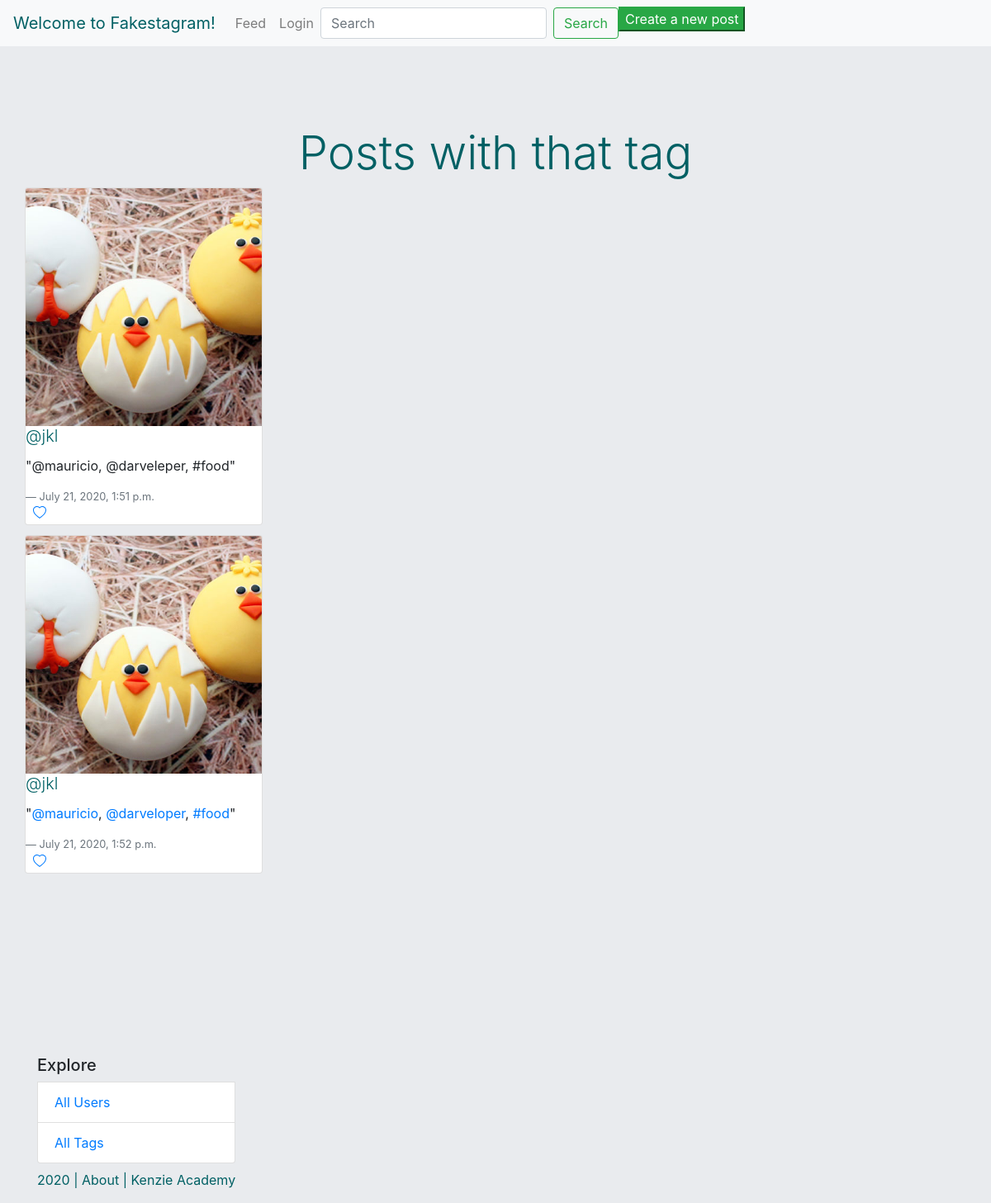
The page /tag/food/ on the database as committed earlier.
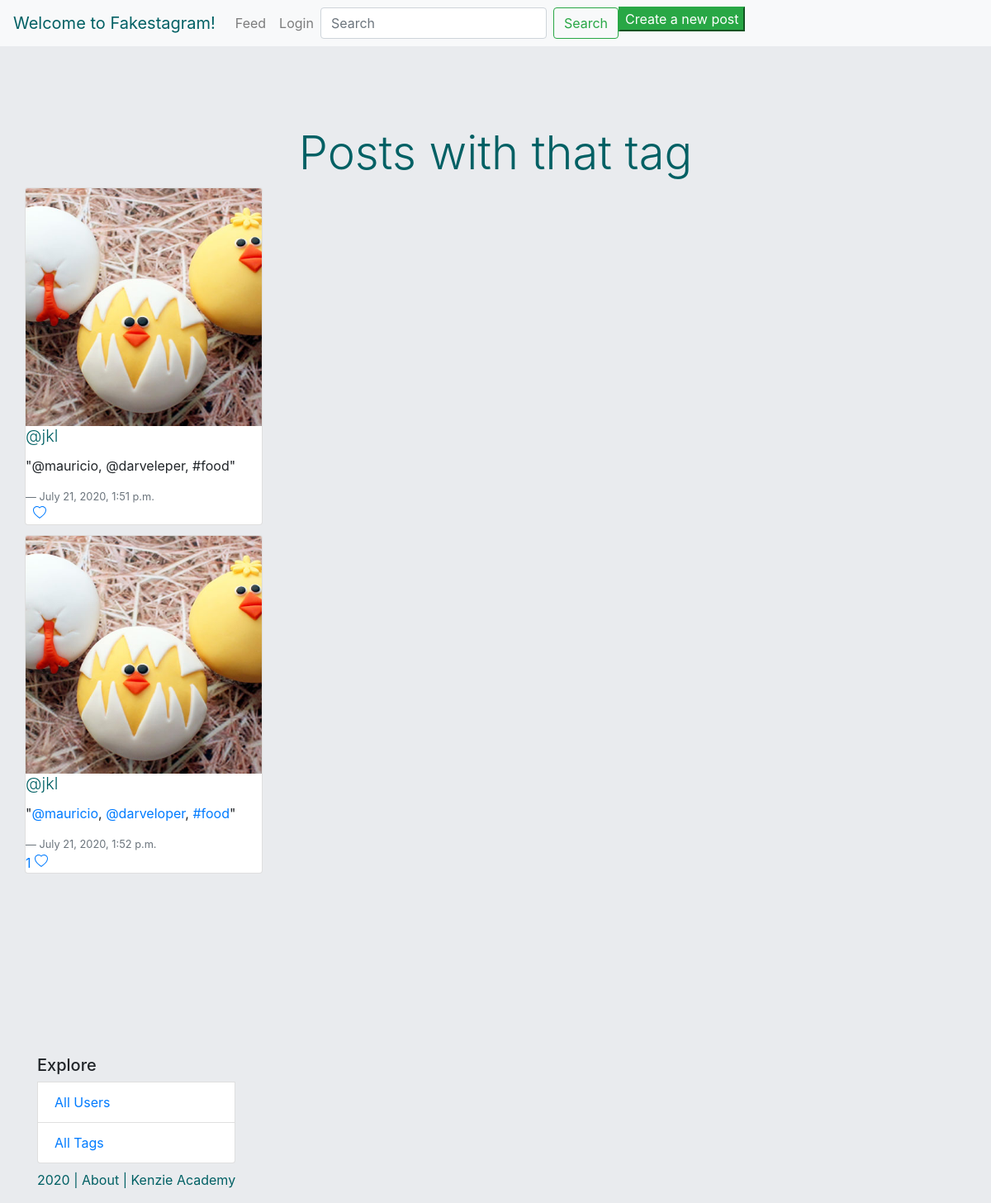
The same page on the database as committed later.
### insta_backend/models.py (models this page shows, shortened)
class Post(models.Model):
    author = models.ForeignKey(
        'authentication.Author',
        on_delete=models.CASCADE
    )
    image = models.ImageField(upload_to='post_uploads/')
    caption = models.TextField(max_length=500)
    created_timestamp = models.DateTimeField(auto_now_add=True)
    updated_timestamp = models.DateTimeField(auto_now=True)
    likes = models.ManyToManyField(
        'authentication.Author',
        blank=True,
        related_name="authors_who_like_this"
        )
    comments = models.ManyToManyField(
        'authentication.Author',
        blank=True,
        related_name="authors_who_commented_this"
        )

### authentication/models.py (models this page shows, shortened)
class Author(AbstractBaseUser):
    name = models.CharField(max_length=50)
    username = models.CharField(max_length=50, unique=True)
    slug = models.SlugField(null=False, unique=True)
    email = models.EmailField(max_length=100, unique=True)
    active = models.BooleanField(default=True)
    staff = models.BooleanField(default=False)
    admin = models.BooleanField(default=False)
    following = models.ManyToManyField(
        'self',
        related_name="following"
    )
    USERNAME_FIELD = 'username'
    REQUIRED_FIELDS = ['email', 'name']
    objects = AuthorManager()

### tags/views.py (the view)
# urls.py: path("tag/<str:slug>/", tag_list, name="tag_list"),
def tag_list(request, slug):
    html = "tag_list.html"
    tag = Tag.objects.get(slug=slug)
    posts = tag.post.all()
    return render(request, html, {'posts': posts})

### authentication/templates/tag_list.html (shortened to what this page needs)
{% extends 'base.html' %}
{% block content %}
<div class="col d-flex mt-5 align-left" > &nbsp; </div>
    <div class="feed" style="margin-bottom: 10rem;">
    <h1 class='display-4 mt-4 text-center' style="color: #016064;">Posts with that tag</h1>
    {% if posts %}
        <div class="card-columns">
        {% for post in posts %}
            <a href={% url 'post_detail' id=post.id %}>
            <div class="card" style="width: 18rem;">
            {% load static %}
                <img class="card-img-top" style="object-fit: cover; height: 18rem;" src="{{ post.image.url }}"/>
                <h5 class="lead card-title"><a style="color: #016064" href={% url 'profile' slug=post.author.slug %}>@{{ post.author.username }}</a></h5>
                <p class="card-text">"{{ post.caption|safe}}"</p>
                <footer class="blockquote-footer">{{ post.created_timestamp }}</footer>
                <a href="{% url 'post-like' pk=post.pk %}" class="card-link">
                    {% if post.likes.count > 0%}
                    {{post.likes.count}}
                    {% else %}
                    &nbsp;
                    {% endif %}
                </a>
                <br>
            </div>
        {% endfor %}
        {% else %}
        <div class="card" style="width: 18rem;">
            <h5 class="card-title"> :( </h5>
            <p> There are no posts with that tag </p>
        </div>
    {% endif %}
    </div>
</div>
{% endblock%}

Rows that differ between the two databases and show on the page:
changed Post "@mauricio , @darveloper , #food": likes.count (not shown) → "1"
